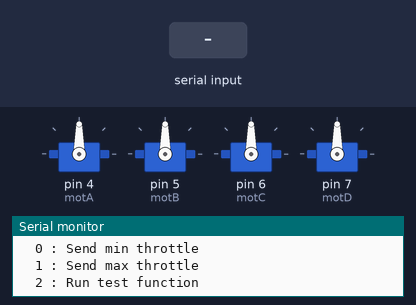
A sketch run on a simulated Arduino Uno, built with avr-gcc and run on an emulated ATmega328P. On the bench: 4 × servo, the last lines printed to the serial monitor. Inputs (shaded band) come from the test bench.

Above: at 1.2 s.
1.3 s: "0" received over Serial
At 1.8 s:
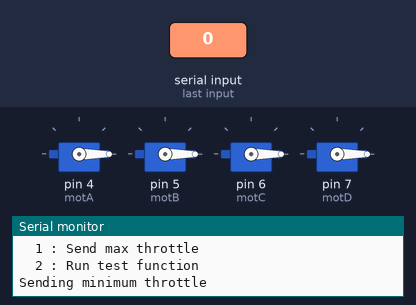
2.8 s: "1" received over Serial
At 4.0 s:
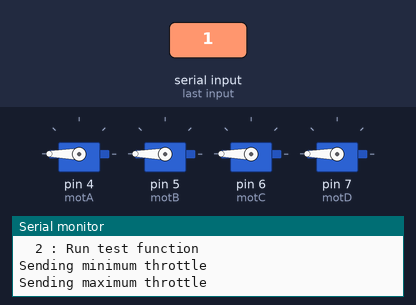
4.3 s: "2" received over Serial
At 12.51 s:
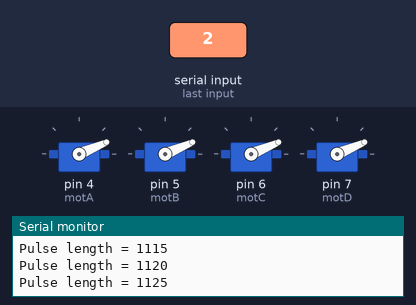
Timing chart, 0 to 17.8 s (numbered marks = the images above; inputs shaded):
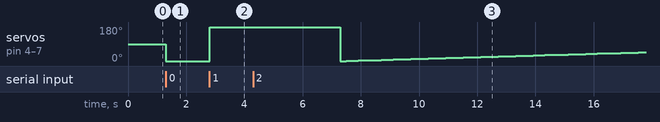

The sketch:

esc_calibrate.ino
```cpp
#include <Servo.h>
// ---------------------------------------------------------------------------
// Customize here pulse lengths as needed
#define MIN_PULSE_LENGTH 1000 // Minimum pulse length in µs
#define MAX_PULSE_LENGTH 2000 // Maximum pulse length in µs
// ---------------------------------------------------------------------------
Servo motA, motB, motC, motD;
char data;
// ---------------------------------------------------------------------------

/**
 * Initialisation routine
 */
void setup() {
    Serial.begin(9600);

    motA.attach(4, MIN_PULSE_LENGTH, MAX_PULSE_LENGTH);
    motB.attach(5, MIN_PULSE_LENGTH, MAX_PULSE_LENGTH);
    motC.attach(6, MIN_PULSE_LENGTH, MAX_PULSE_LENGTH);
    motD.attach(7, MIN_PULSE_LENGTH, MAX_PULSE_LENGTH);

    displayInstructions();
}

/**
 * Main function
 */
void loop() {
    if (Serial.available()) {
        data = Serial.read();

        switch (data) {
            // 0
            case 48 : Serial.println("Sending minimum throttle");
                      motA.writeMicroseconds(MIN_PULSE_LENGTH);
                      motB.writeMicroseconds(MIN_PULSE_LENGTH);
                      motC.writeMicroseconds(MIN_PULSE_LENGTH);
                      motD.writeMicroseconds(MIN_PULSE_LENGTH);
            break;

            // 1
            case 49 : Serial.println("Sending maximum throttle");
                      motA.writeMicroseconds(MAX_PULSE_LENGTH);
                      motB.writeMicroseconds(MAX_PULSE_LENGTH);
                      motC.writeMicroseconds(MAX_PULSE_LENGTH);
                      motD.writeMicroseconds(MAX_PULSE_LENGTH);
            break;

            // 2
            case 50 : Serial.print("Running test in 3");
                      delay(1000);
                      Serial.print(" 2");
                      delay(1000);
                      Serial.println(" 1...");
                      delay(1000);
                      test();
            break;
        }
    }


}

/**
 * Test function: send min throttle to max throttle to each ESC.
 */
void test()
{
    for (int i = MIN_PULSE_LENGTH; i <= MAX_PULSE_LENGTH; i += 5) {
        Serial.print("Pulse length = ");
        Serial.println(i);

        motA.writeMicroseconds(i);
        motB.writeMicroseconds(i);
        motC.writeMicroseconds(i);
        motD.writeMicroseconds(i);

        delay(200);
    }

    Serial.println("STOP");
    motA.writeMicroseconds(MIN_PULSE_LENGTH);
    motB.writeMicroseconds(MIN_PULSE_LENGTH);
    motC.writeMicroseconds(MIN_PULSE_LENGTH);
    motD.writeMicroseconds(MIN_PULSE_LENGTH);
}

/**
 * Displays instructions to user
 */
void displayInstructions()
{
    Serial.println("READY - PLEASE SEND INSTRUCTIONS AS FOLLOWING :");
    Serial.println("\t0 : Send min throttle");
    Serial.println("\t1 : Send max throttle");
    Serial.println("\t2 : Run test function\n");
}
```

Measured:
- after the input at 1.3 s, servo on pin 4 (motA), servo on pin 5 (motB), servo on pin 6 (motC), servo on pin 7 (motD): 90° → 0° at once
- after the input at 2.8 s, servo on pin 4 (motA), servo on pin 5 (motB), servo on pin 6 (motC), servo on pin 7 (motD): 0° → 180° at once
- after the input at 4.3 s, servo on pin 4 (motA), servo on pin 5 (motB), servo on pin 6 (motC), servo on pin 7 (motD): 180° → 0° after 3.0 s, → 1° 0.20 s later, → 2° 0.20 s later, → 3° 0.20 s later, … (48 changes in this stretch)
